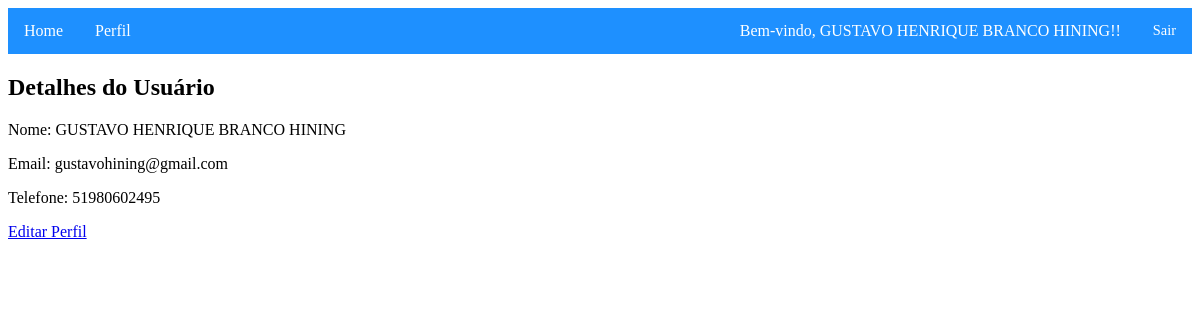
Page /detalhes_usuario/1/ (signed in) on the earlier database version.
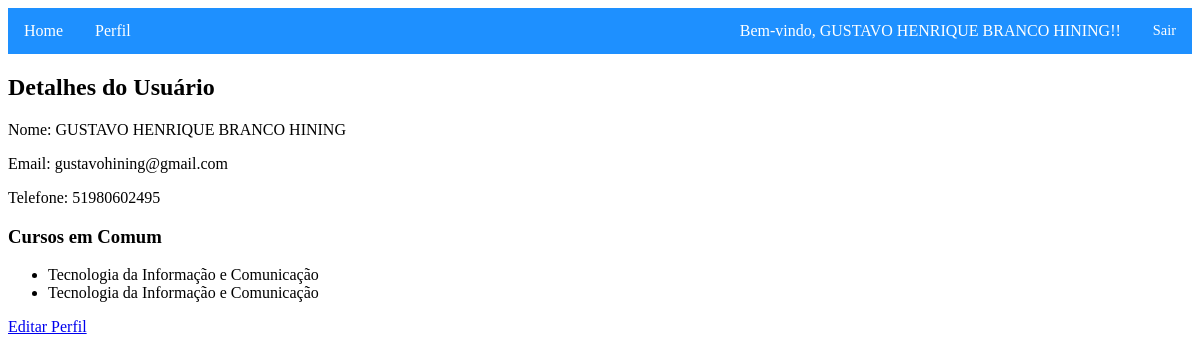
Same page on the later database version.
### cursos/models.py (models this page shows)
class Curso(models.Model):
    nome = models.CharField(max_length=255)
    inscricao_curricular = models.CharField(max_length=255)
    data_criacao = models.DateField(auto_now_add=True)
    descricao = models.TextField()
    gerenciador = models.ForeignKey(Usuario, on_delete=models.CASCADE)
    informacoes_complementares = models.TextField(blank=True)
    mural_gen = models.TextField(blank=True)
    mural_eq = models.TextField(blank=True)
    capa = models.FileField(upload_to='capas/', blank=True, validators=[validate_pdf_file])
    membros = models.ManyToManyField(Usuario, related_name='cursos_membros')
    avaliadores = models.ManyToManyField(Usuario, related_name='avaliadores')

### usuarios/views.py (the view)
# urls.py: path('detalhes_usuario/<int:user_id>/', detalhes_usuario, name='detalhes_usuario'),
@login_required
def detalhes_usuario(request, user_id=None):
    if user_id:
        usuario = get_object_or_404(Usuario, pk=user_id)
        if usuario.tipo_usuario == Usuario.AVALIADOR:
            cursos_usuario = Curso.objects.filter(avaliadores=usuario)
        elif usuario.tipo_usuario == Usuario.GERENCIADOR:
            cursos_usuario = Curso.objects.filter(gerenciador=usuario)
        else:
            cursos_usuario = Curso.objects.filter(membros=usuario)
        if request.user.tipo_usuario == Usuario.AVALIADOR:
            cursos_comum = cursos_usuario.filter(avaliadores=request.user)
        elif request.user.tipo_usuario == Usuario.GERENCIADOR:
            cursos_comum = cursos_usuario.filter(gerenciador=request.user)
        else:
            cursos_comum = cursos_usuario.filter(membros=request.user)
        context = {
            'usuario': usuario,
            'cursos': cursos_comum,
        }
    else:
        context = {
            'usuario': request.user,
            'cursos': None,
        }
    return render(request, 'usuarios/detalhes_usuario.html', context)

### templates/usuarios/detalhes_usuario.html
{% extends 'base.html' %}
{% block content %}
  <h2>Detalhes do Usuário</h2>
  <p>Nome: {{ usuario.nome }}</p>
  <p>Email: {{ usuario.email }}</p>
  <p>Telefone: {{ usuario.telefone }}</p>
  {% if cursos %}
    <h3>Cursos em Comum</h3>
    <ul>
      {% for curso in cursos %}
        <li>{{ curso.nome }}</li>
      {% endfor %}
    </ul>
  {% endif %}
  {% if usuario == request.user %}
    <a href="{% url 'usuarios:editar_perfil' %}">Editar Perfil</a>
  {% endif %}
{% endblock %}

Differences in the rows shown:
added Curso: nome "Tecnologia da Informação e Comunicação"
added Curso: nome "Tecnologia da Informação e Comunicação"
Other differences:
text now shown: "Cursos em Comum"
